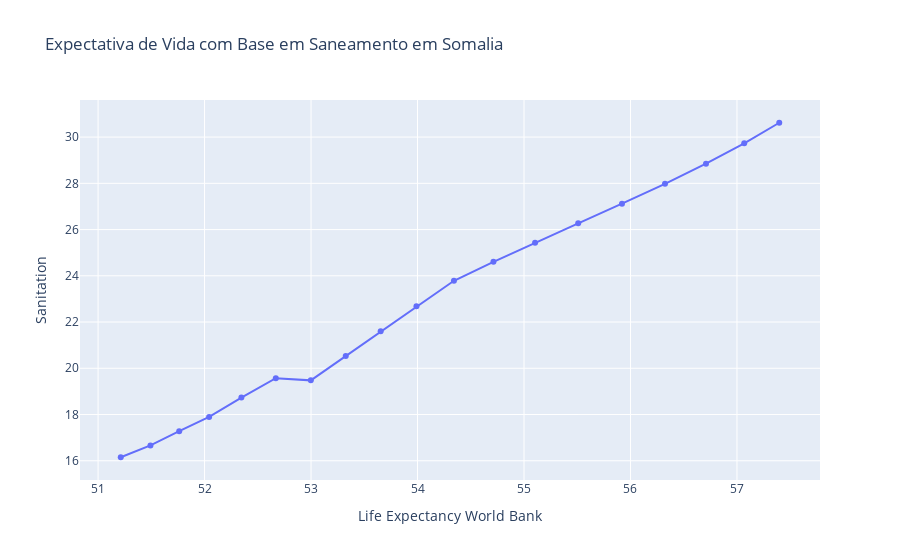

Write notebook code for a chart like this one.
### Code cell
somalia_sanitation_graph = table[(table['Country Name'] == 'Somalia')]

fig = px.line(somalia_sanitation_graph, x="Life Expectancy World Bank", y="Sanitation", title='Expectativa de Vida com Base em Saneamento em Somalia', markers = True)
fig.show()

### Figure 1 — Plotly figure (JSON) as saved in the notebook; plotly's stock layout.template omitted (floating-point values rounded to 4 significant figures)
{"data": [{"hovertemplate": "Life Expectancy World Bank=%{x}<br>Sanitation=%{y}<extra></extra>", "legendgroup": "", "line": {"color": "#636efa", "dash": "solid"}, "marker": {"symbol": "circle"}, "mode": "lines+markers", "name": "", "orientation": "v", "showlegend": false, "type": "scatter", "x": [51.21, 51.49, 51.76, 52.04, 52.35, 52.67, 53.0, 53.33, 53.65, 53.99, 54.34, 54.71, 55.1, 55.51, 55.92, 56.32, 56.71, 57.07, 57.4], "xaxis": "x", "y": [16.15, 16.66, 17.28, 17.9, 18.73, 19.57, 19.48, 20.53, 21.6, 22.69, 23.79, 24.6, 25.43, 26.27, 27.12, 27.98, 28.85, 29.73, 30.62], "yaxis": "y"}], "layout": {"legend": {"tracegroupgap": 0}, "title": {"text": "Expectativa de Vida com Base em Saneamento em Somalia"}, "xaxis": {"anchor": "y", "domain": [0, 1], "title": {"text": "Life Expectancy World Bank"}}, "yaxis": {"anchor": "x", "domain": [0, 1], "title": {"text": "Sanitation"}}}}
